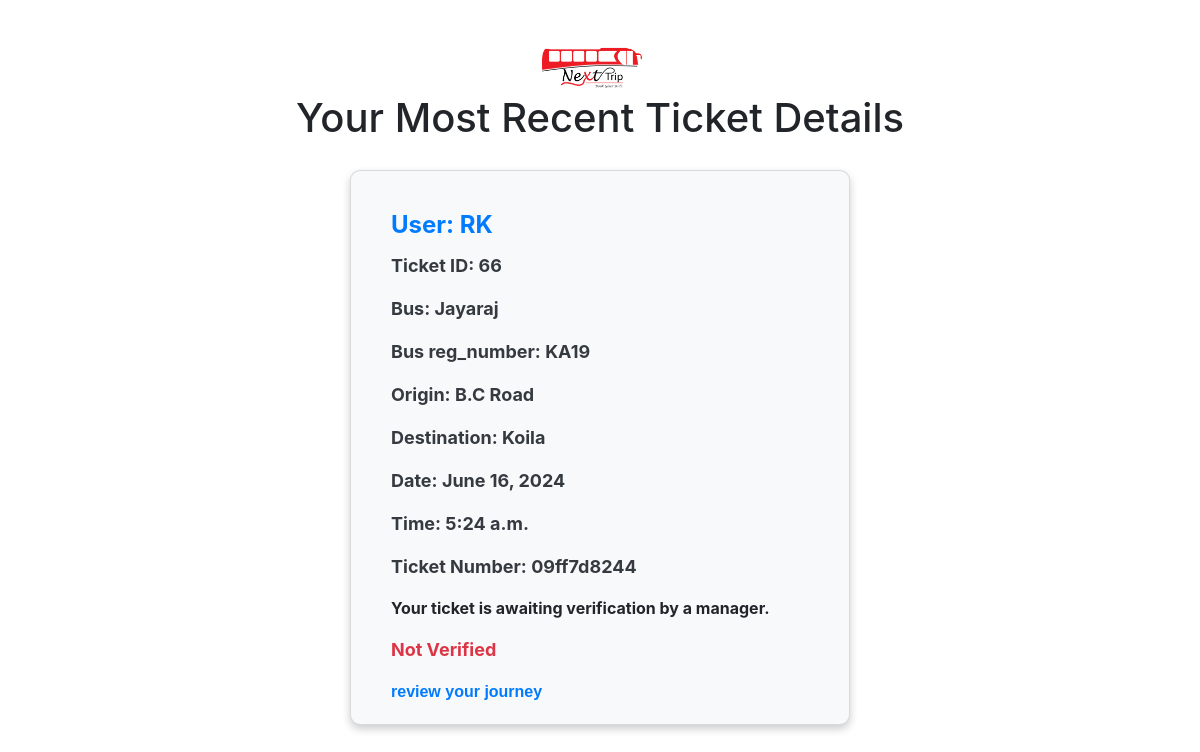
Before: /buytickets/payment_success/ (signed in) with the older database file.
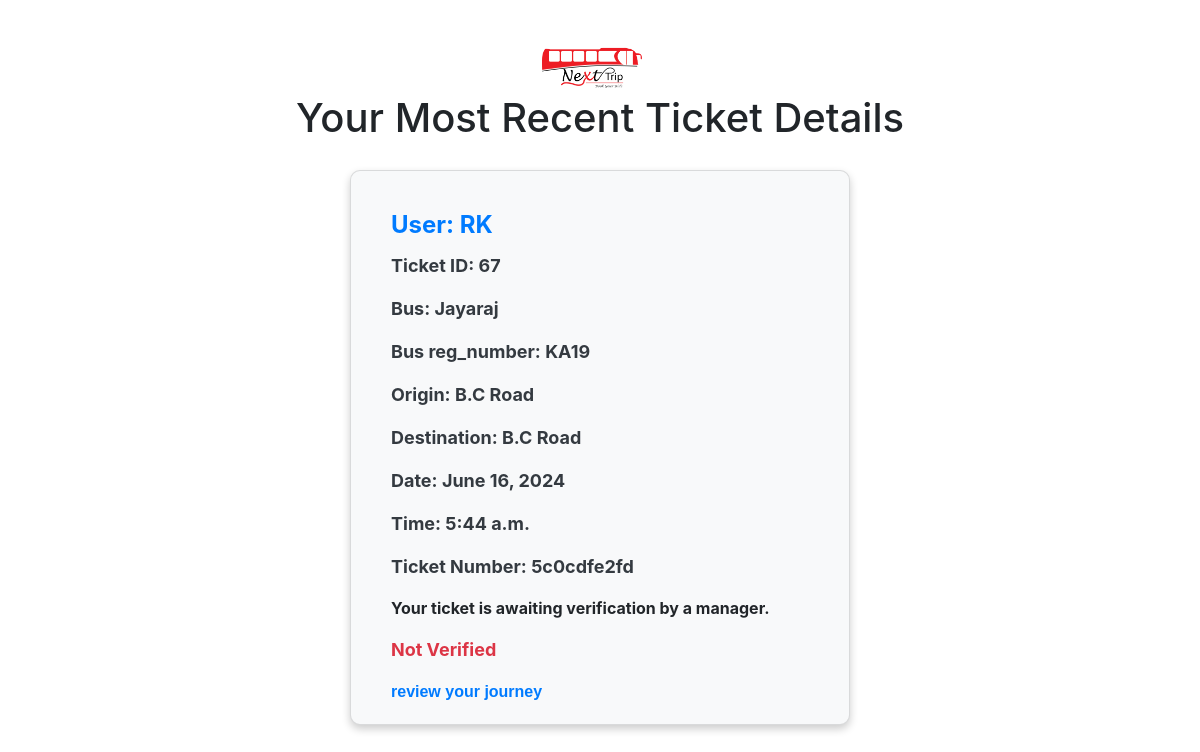
After: the same page with the newer database file.
### buytickets/models.py (models this page shows)
class Ticket(models.Model):
    user = models.ForeignKey(User, on_delete=models.CASCADE)
    origin = models.ForeignKey(Station, on_delete=models.CASCADE, related_name='origin_tickets')
    destination = models.ForeignKey(Station, on_delete=models.CASCADE, related_name='destination_tickets')
    date = models.DateField()
    time = models.TimeField()
    cost = models.FloatField()
    ticket_number = models.CharField(max_length=10, unique=True)
    is_verified = models.BooleanField(default=False)
    bus = models.ForeignKey(Bus, on_delete=models.CASCADE)  # ForeignKey to Bus model

### nextbus/models.py (models this page shows, shortened)
class Bus(models.Model):
    number = models.CharField(max_length=20)
    name = models.CharField(max_length=100)
    reg_number = models.CharField(max_length=20)
    capacity = models.IntegerField()

class Station(models.Model):
    name = models.CharField(max_length=100)
    def __str__(self):
        return self.name

### buytickets/views.py (the view)
# urls.py: path('payment_success/', views.payment_success, name='payment_success'),
def payment_success(request):
    latest_ticket = Ticket.objects.filter(user=request.user).latest('id')
    return render(request, 'buytickets/payment_success.html', {'latest_ticket': latest_ticket})

### buytickets/templates/buytickets/payment_success.html (shortened to what this page needs)
 {% load static %}
 <!DOCTYPE html>
<html>
<head>
    <link rel="stylesheet" href="https://maxcdn.bootstrapcdn.com/bootstrap/4.5.2/css/bootstrap.min.css">
</head>
<body>
    <a class="navbar-brand logo-img" href="#"><img src="{% static 'loginpage/Next Trip black.png' %}" alt="logo" width="100" height="100" ></a>
    <h1 class="text-center mt-4">Your Most Recent Ticket Details</h1>
    <div class="container">
        <div class="row justify-content-center">
            <div class="col-md-6">
                <div class="card">
                    <div class="card-body">
                        <h5 class="card-title">User: {{ latest_ticket.user }}</h5>
                        <p class="card-text">Ticket ID: {{ latest_ticket.id }}</p>
                        <p class="card-text">Bus: {{ latest_ticket.bus.name }}</p>
                        <p class="card-text">Bus reg_number: {{ latest_ticket.bus.reg_number }}</p>
                        <p class="card-text">Origin: {{ latest_ticket.origin }}</p>
                        <p class="card-text">Destination: {{ latest_ticket.destination }}</p>
                        <p class="card-text">Date: {{ latest_ticket.date }}</p>
                        <p class="card-text">Time: {{ latest_ticket.time }}</p>
                        <p class="card-text">Ticket Number: {{ latest_ticket.ticket_number }}</p>
                        {% if latest_ticket.is_verified %}
                            <p class="card-text verified">Verified</p>
                        {% else %}
                            <p>Your ticket is awaiting verification by a manager.</p>
                            <p class="card-text not-verified">Not Verified</p>
                        {% endif %}
                        <p class="review changingColor" id="changingColor"><a href="{% url 'reviews:review_form' %}"> review your journey</a></p>
                    </div>
                </div>
            </div>
        </div>
    </div>
</body>
</html>

Changed rows visible on the page:
no longer on this page (row unchanged): Ticket: user "RK", id "66", bus.name "Jayaraj", bus.reg_number "KA19", origin "B.C Road", destination "Koila", date "June 16, 2024", time "5:24 a.m.", ticket_number "09ff7d8244"
added Ticket: user "RK", id "67", bus.name "Jayaraj", bus.reg_number "KA19", origin "B.C Road", destination "B.C Road", date "June 16, 2024", time "5:44 a.m.", ticket_number "5c0cdfe2fd"
